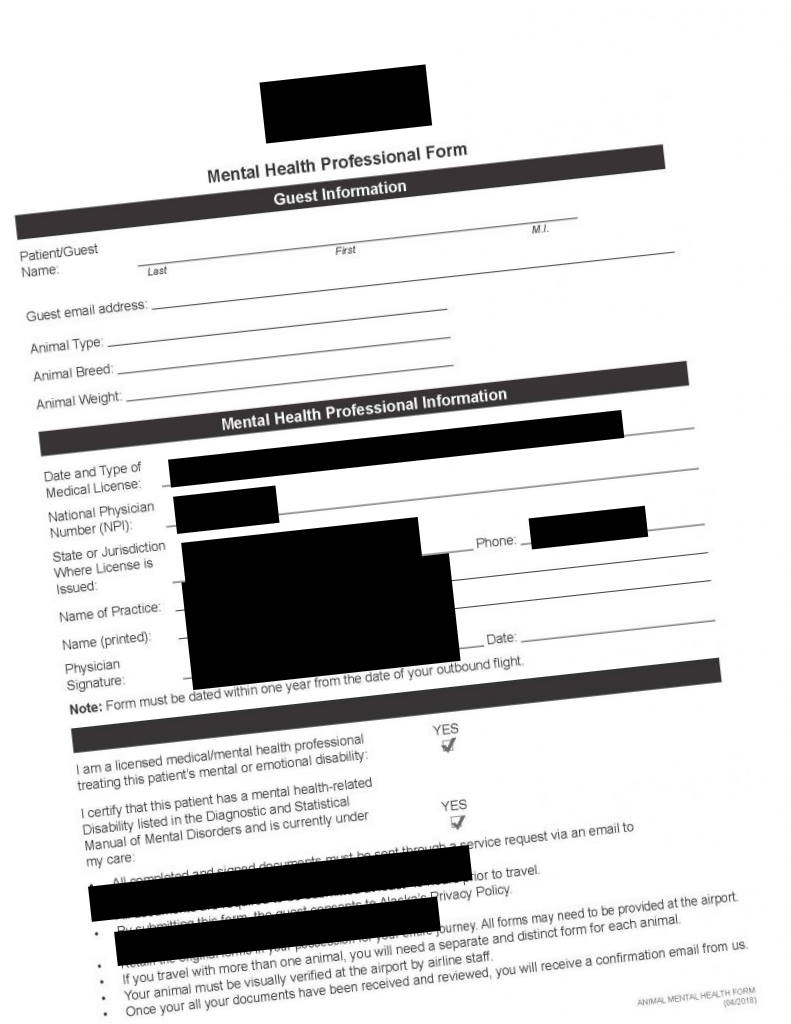
#> input picture Skew/Skew/skew-5.jpg, 791 x 1024 px, found by its file name
$ jupyter execute Deskewing.ipynb
#> lines starting #> are read from the running program, lines starting #| are printed output that depends on the picture; after the words box and inside, x2 and y2 are one past the last pixel; in counts of white or black regions, pixels touching at a corner belong together
[cell 1]
import numpy as np
import argparse
import cv2

[cell 2]
# load the image from disk
image = cv2.imread("/content/skew-5.jpg")
#> image is the input picture: shape (1024, 791, 3); mean B, G, R 208, 207.9, 208.1

[cell 3]
gray = cv2.cvtColor(image, cv2.COLOR_BGR2GRAY)
gray = cv2.bitwise_not(gray)
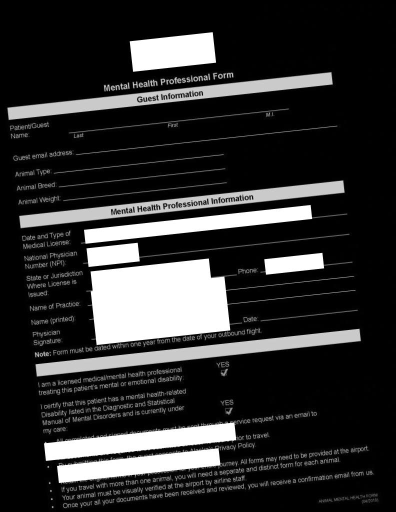
#> gray: shape (1024, 791) (shown at 1/2 size); min 0, max 255, mean 47
# threshold the image, setting all foreground pixels to
# 255 and all background pixels to 0
thresh = cv2.threshold(gray, 0, 255,
	cv2.THRESH_BINARY | cv2.THRESH_OTSU)[1]
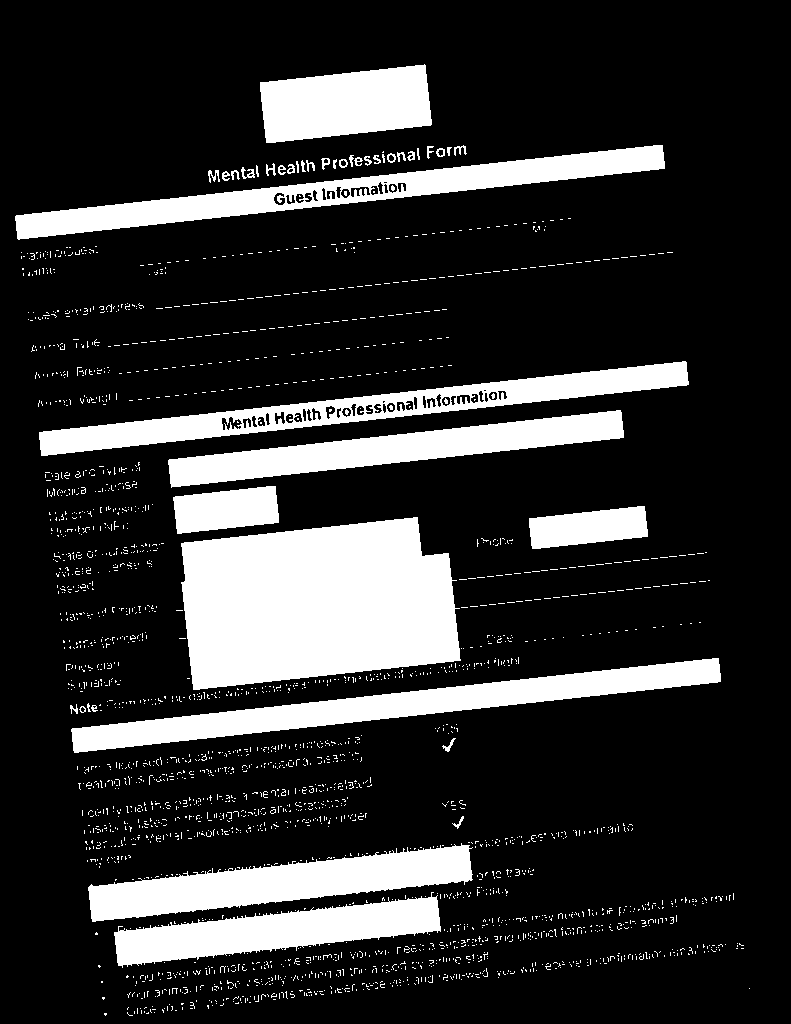
#> thresh: shape (1024, 791); 18.5% white; 2507 white regions (2466 under 20 px), largest, box (x1, y1, x2, y2) and area: (181, 517, 461, 690) 38550, (71, 658, 721, 753) 16024, (15, 145, 665, 240) 15235

[cell 4]
coords = np.column_stack(np.where(thresh > 0))
#> coords = 150223 pairs, first value 64 to 1015, second value 15 to 749
angle = cv2.minAreaRect(coords)[-1]
#> angle = -83.78
if angle < -45:
	angle = -(90 + angle)
#> angle = -6.22

else:
	angle = -angle

[cell 5]
(h, w) = image.shape[:2]
center = (w // 2, h // 2)
M = cv2.getRotationMatrix2D(center, angle, 1.0)
#> M = [[0.994, -0.108, 57.8], [0.108, 0.994, -39.78]]
rotated = cv2.warpAffine(image, M, (w, h),
	flags=cv2.INTER_CUBIC, borderMode=cv2.BORDER_REPLICATE)
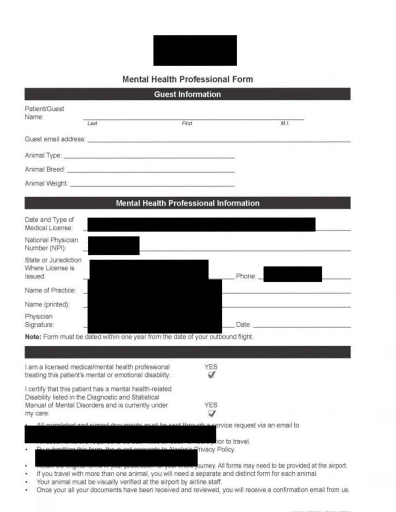
#> rotated: shape (1024, 791, 3) (shown at 1/2 size); mean B, G, R 207.9, 207.9, 208.1

[cell 6]
cv2.putText(rotated, "Angle: {:.2f} degrees".format(angle),
	(10, 30), cv2.FONT_HERSHEY_SIMPLEX, 0.7, (0, 0, 255), 2)
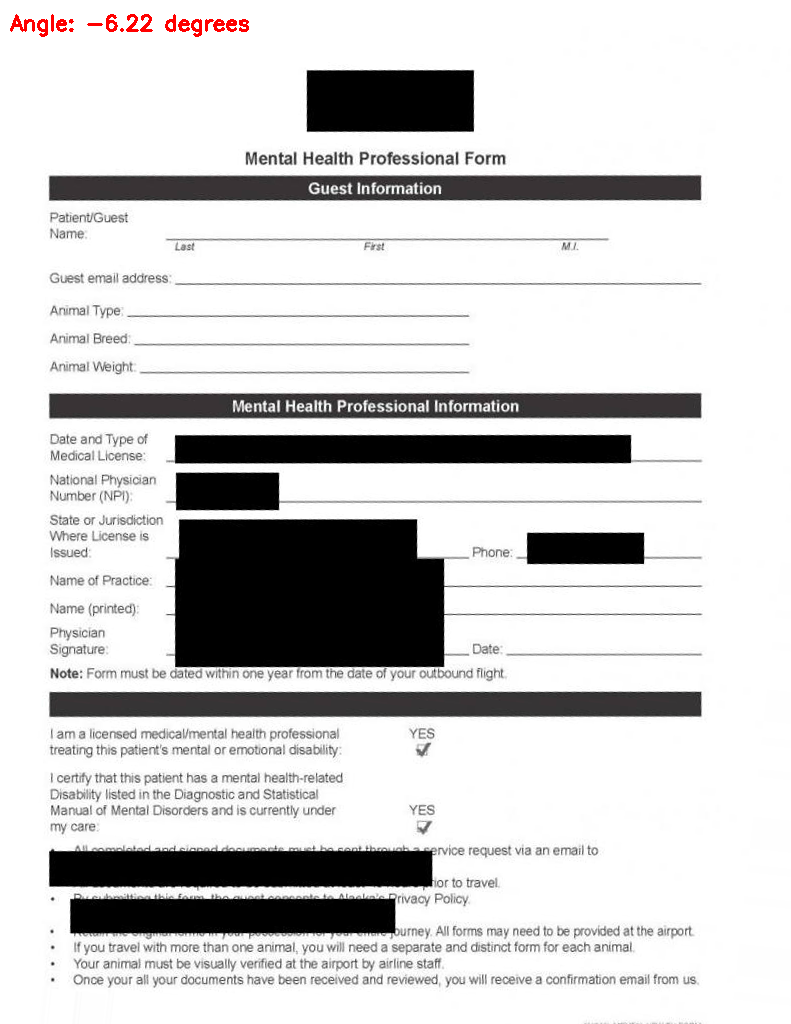
#> rotated: shape (1024, 791, 3); 0.2% of pixels changed, all inside (x1, y1, x2, y2) = (10, 14, 249, 37)
print("[INFO] angle: {:.3f}".format(angle))
#| [INFO] angle: -6.220
from google.colab.patches import cv2_imshow
cv2_imshow( image)
cv2_imshow(rotated)
cv2.waitKey(0)

[cell 7]
cv2.imwrite("/content/watermark-1.jpg", rotated)
#> Out = True

$ run again, with Skew/Skew/skew-1.jpg copied over Skew/Skew/skew-5.jpg
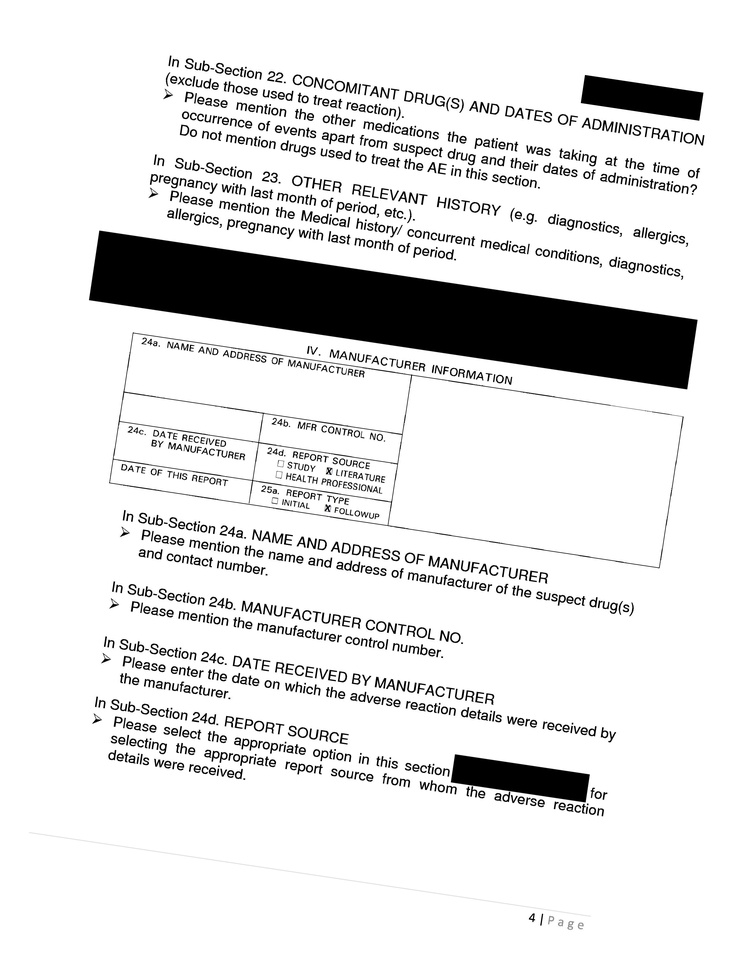
#> input picture Skew/Skew/skew-1.jpg, 738 x 956 px, shrunk from 2550 x 3300 before the run, found by its file name
#> image is the input picture: shape (956, 738, 3); mean B, G, R 225.5, 225.5, 225.5
#> `thresh = cv2.threshold(gray, 0, 255, cv2.THRESH_BINARY | cv2.THRESH_OT..`:
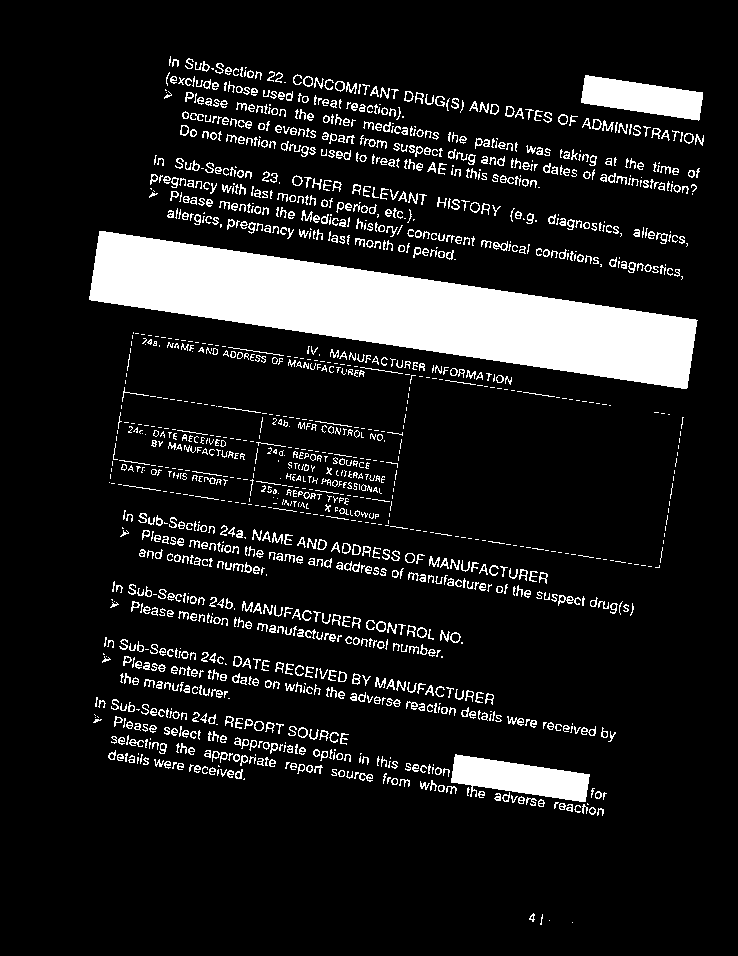
#> thresh: shape (956, 738); 11.7% white; 1480 white regions (687 under 20 px), largest, box (x1, y1, x2, y2) and area: (89, 231, 698, 389) 42632, (451, 754, 590, 802) 3917, (581, 75, 703, 121) 3412
#> coords = 82407 pairs, first value 56 to 924, second value 89 to 703
#> `angle = cv2.minAreaRect(coords)[-1]`: angle = -8.43
#> `angle = -angle`: angle = 8.43
#> M = [[0.989, 0.147, -66.07], [-0.147, 0.989, 59.24]]
#> `cv2.putText(rotated, "Angle: {:.2f} degrees".format(angle), (10, 30), ..`:
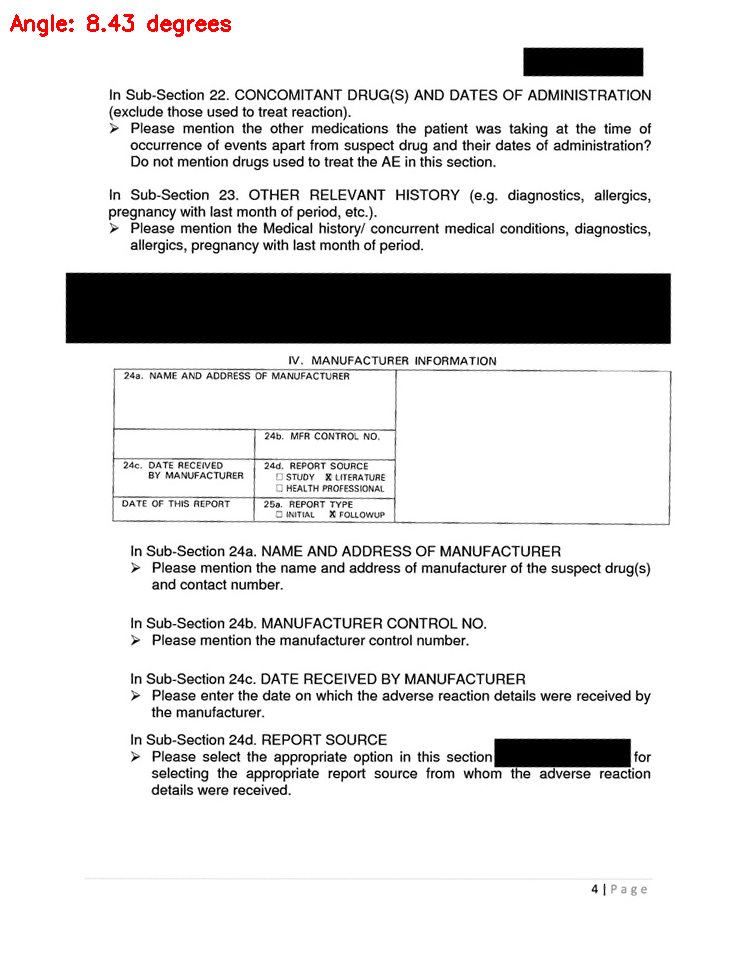
#> rotated: shape (956, 738, 3); mean B, G, R 224.6, 224.6, 225.2
#| [INFO] angle: 8.427
#> Out = True

$ run again, with Skew/Skew/skew-2.jpg copied over Skew/Skew/skew-5.jpg
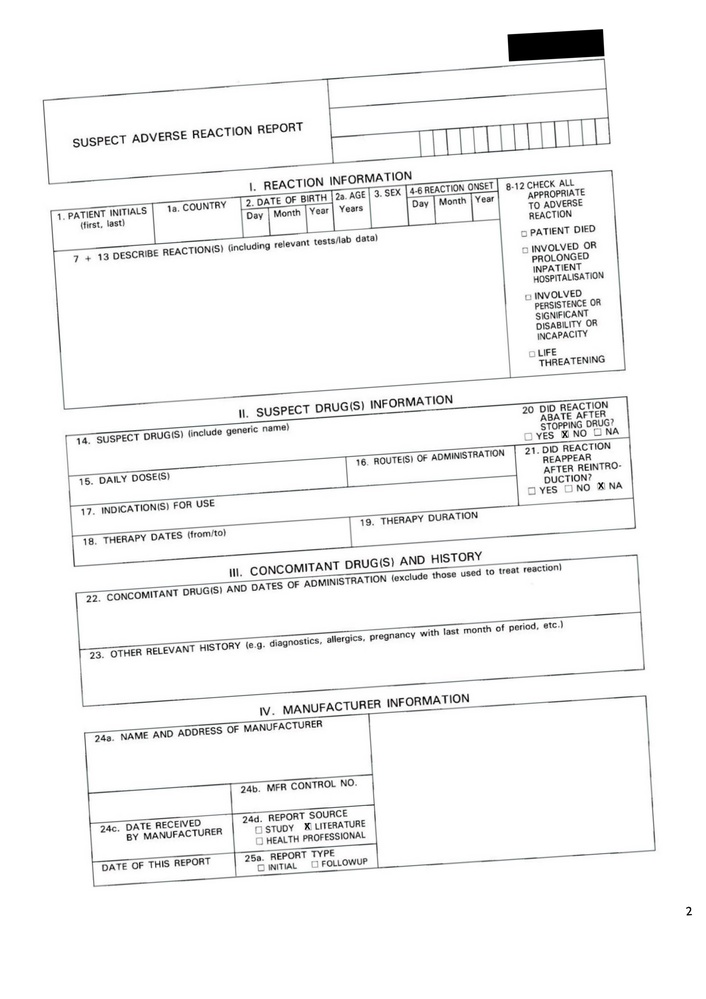
#> input picture Skew/Skew/skew-2.jpg, 706 x 999 px, shrunk from 2481 x 3508 before the run, found by its file name
#> image is the input picture: shape (999, 706, 3); mean B, G, R 245.1, 245.1, 245
#> `thresh = cv2.threshold(gray, 0, 255, cv2.THRESH_BINARY | cv2.THRESH_OT..`:
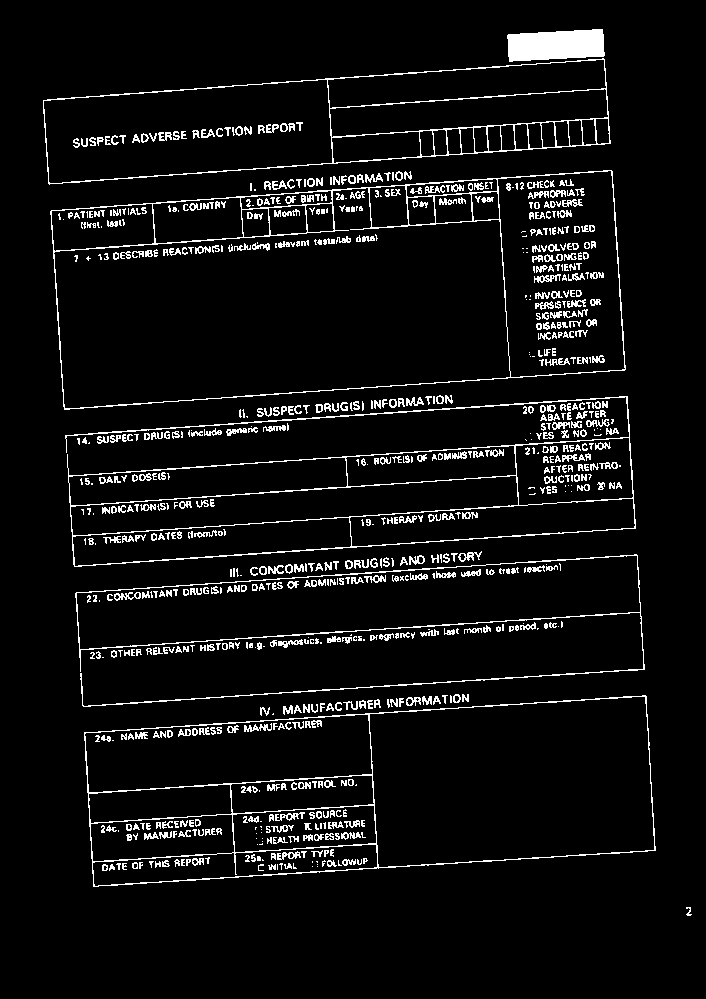
#> thresh: shape (999, 706); 6% white in thin lines or dots, all inside (x1, y1, x2, y2) = (43, 29, 692, 916)
#> coords = 42487 pairs, first value 29 to 915, second value 43 to 691
#> `angle = cv2.minAreaRect(coords)[-1]`: angle = -84.29
#> `angle = -(90 + angle)`: angle = -5.71
#> M = [[0.995, -0.0995, 51.4], [0.0995, 0.995, -32.65]]
#> `cv2.putText(rotated, "Angle: {:.2f} degrees".format(angle), (10, 30), ..`:
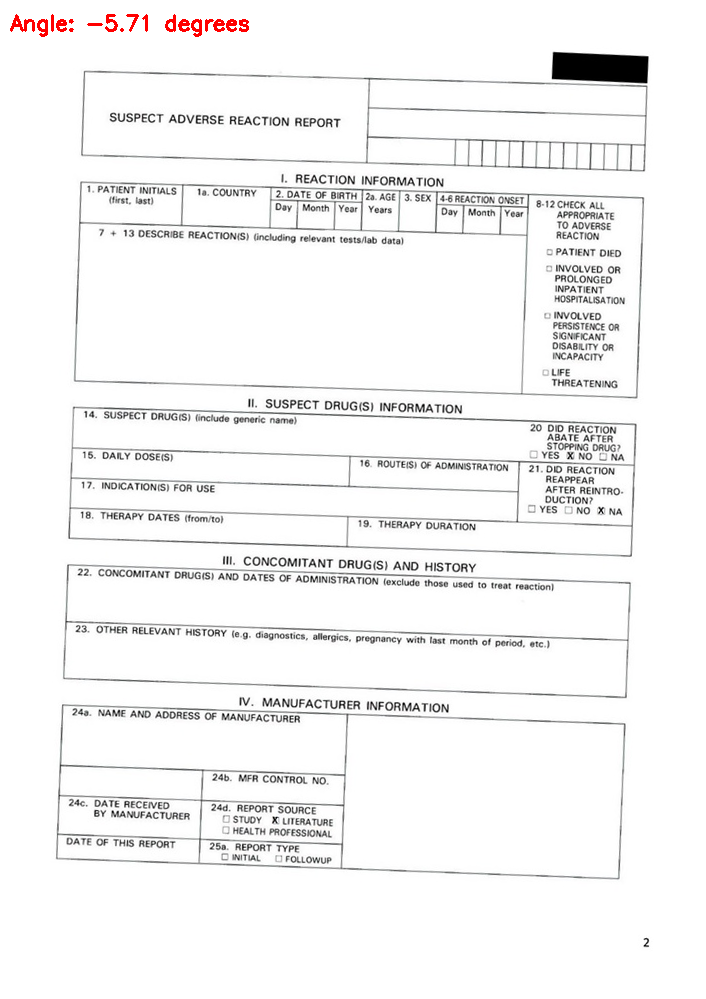
#> rotated: shape (999, 706, 3); mean B, G, R 244.4, 244.4, 244.8
#| [INFO] angle: -5.711
#> Out = True
